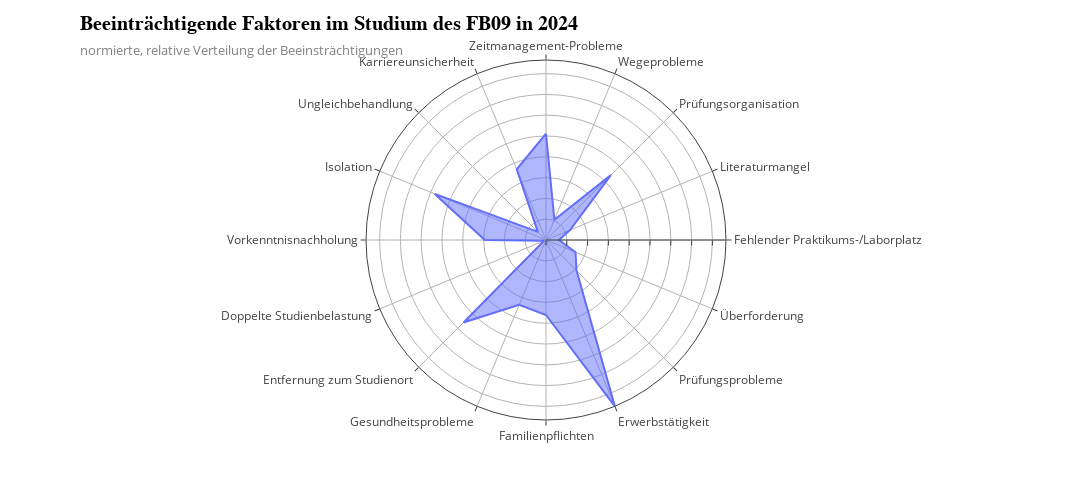

Write notebook code for a chart like this one.
### Code cell
# Create polar line chart
fig = px.line_polar(
    df_relativ,
    r=df_relativ["sum"],
    theta=df_relativ["Category"],
    line_close=True
)

# Fill the area inside the line
fig.update_traces(fill="toself")

# Layout settings
fig.update_layout(
    template="infoviz",
    title=f"Beeinträchtigende Faktoren im Studium des FB09 in {year}",
    polar=dict(
        radialaxis=dict(showticklabels=False)
    ),
    height=500,
    width=1400
)

fig.show()
fig.write_image("Plots/pdf/beeintraechtigungen2.pdf")

### Figure 1 — Plotly figure (JSON) as saved in the notebook; plotly's stock layout.template omitted (floating-point values rounded to 4 significant figures)
{"data": [{"fill": "toself", "hovertemplate": "sum=%{r}<br>Category=%{theta}<extra></extra>", "legendgroup": "", "line": {"color": "#636efa", "dash": "solid"}, "marker": {"symbol": "circle"}, "mode": "lines", "name": "", "r": [102.2, 21.09, 88.21, 24.99, 12.51, 30.74, 41.51, 173.1, 72.09, 67.5, 112.2, 2.18, 58.87, 115.8, 11.04, 73.57, 102.2], "showlegend": false, "subplot": "polar", "theta": ["Zeitmanagement-Probleme", "Wegeprobleme", "Prüfungsorganisation", "Literaturmangel", "Fehlender Praktikums-/Laborplatz", "Überforderung", "Prüfungsprobleme", "Erwerbstätigkeit", "Familienpflichten", "Gesundheitsprobleme", "Entfernung zum Studienort", "Doppelte Studienbelastung", "Vorkenntnisnachholung", "Isolation", "Ungleichbehandlung", "Karriereunsicherheit", "Zeitmanagement-Probleme"], "type": "scatterpolar"}], "layout": {"height": 500, "legend": {"tracegroupgap": 0}, "margin": {"t": 60}, "polar": {"angularaxis": {"direction": "clockwise", "rotation": 90}, "domain": {"x": [0, 1], "y": [0, 1]}, "radialaxis": {"showticklabels": false}}, "title": {"text": "Beeinträchtigende Faktoren im Studium des FB09 in 2024"}, "width": 1400}}
